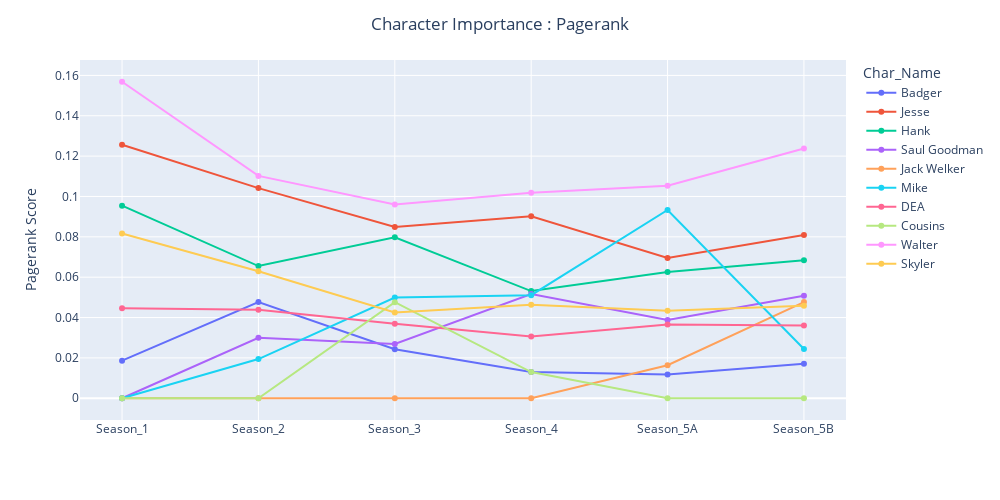

Source (notebook cell):
### Markdown cell above
# 16. What does Google PageRank tell us about BreakingBad?

### Code cell
character_Importence(nx.pagerank, 'pagerank')

### Figure 1 — Plotly figure (JSON) as saved in the notebook; plotly's stock layout.template omitted (floating-point values rounded to 4 significant figures)
{"data": [{"legendgroup": "Badger", "line": {"color": "#636efa", "dash": "solid"}, "marker": {"symbol": "circle"}, "mode": "markers+lines", "name": "Badger", "orientation": "v", "showlegend": true, "type": "scatter", "x": ["Season_1", "Season_2", "Season_3", "Season_4", "Season_5A", "Season_5B"], "xaxis": "x", "y": [0.01863, 0.04769, 0.02431, 0.01305, 0.01172, 0.01711], "yaxis": "y"}, {"legendgroup": "Jesse", "line": {"color": "#EF553B", "dash": "solid"}, "marker": {"symbol": "circle"}, "mode": "markers+lines", "name": "Jesse", "orientation": "v", "showlegend": true, "type": "scatter", "x": ["Season_1", "Season_2", "Season_3", "Season_4", "Season_5A", "Season_5B"], "xaxis": "x", "y": [0.1256, 0.1042, 0.08485, 0.09022, 0.06947, 0.08095], "yaxis": "y"}, {"legendgroup": "Hank", "line": {"color": "#00cc96", "dash": "solid"}, "marker": {"symbol": "circle"}, "mode": "markers+lines", "name": "Hank", "orientation": "v", "showlegend": true, "type": "scatter", "x": ["Season_1", "Season_2", "Season_3", "Season_4", "Season_5A", "Season_5B"], "xaxis": "x", "y": [0.09543, 0.06553, 0.07981, 0.05312, 0.06255, 0.06842], "yaxis": "y"}, {"legendgroup": "Saul Goodman", "line": {"color": "#ab63fa", "dash": "solid"}, "marker": {"symbol": "circle"}, "mode": "markers+lines", "name": "Saul Goodman", "orientation": "v", "showlegend": true, "type": "scatter", "x": ["Season_1", "Season_2", "Season_3", "Season_4", "Season_5A", "Season_5B"], "xaxis": "x", "y": [0, 0.02994, 0.02692, 0.05165, 0.03874, 0.0508], "yaxis": "y"}, {"legendgroup": "Jack Welker", "line": {"color": "#FFA15A", "dash": "solid"}, "marker": {"symbol": "circle"}, "mode": "markers+lines", "name": "Jack Welker", "orientation": "v", "showlegend": true, "type": "scatter", "x": ["Season_1", "Season_2", "Season_3", "Season_4", "Season_5A", "Season_5B"], "xaxis": "x", "y": [0, 0, 0, 0, 0.01637, 0.04768], "yaxis": "y"}, {"legendgroup": "Mike", "line": {"color": "#19d3f3", "dash": "solid"}, "marker": {"symbol": "circle"}, "mode": "markers+lines", "name": "Mike", "orientation": "v", "showlegend": true, "type": "scatter", "x": ["Season_1", "Season_2", "Season_3", "Season_4", "Season_5A", "Season_5B"], "xaxis": "x", "y": [0, 0.01943, 0.0499, 0.0511, 0.09329, 0.0244], "yaxis": "y"}, {"legendgroup": "DEA", "line": {"color": "#FF6692", "dash": "solid"}, "marker": {"symbol": "circle"}, "mode": "markers+lines", "name": "DEA", "orientation": "v", "showlegend": true, "type": "scatter", "x": ["Season_1", "Season_2", "Season_3", "Season_4", "Season_5A", "Season_5B"], "xaxis": "x", "y": [0.04461, 0.04388, 0.0369, 0.03061, 0.03651, 0.03608], "yaxis": "y"}, {"legendgroup": "Cousins", "line": {"color": "#B6E880", "dash": "solid"}, "marker": {"symbol": "circle"}, "mode": "markers+lines", "name": "Cousins", "orientation": "v", "showlegend": true, "type": "scatter", "x": ["Season_1", "Season_2", "Season_3", "Season_4", "Season_5A", "Season_5B"], "xaxis": "x", "y": [0, 0, 0.0476, 0.01297, 0, 0], "yaxis": "y"}, {"legendgroup": "Walter", "line": {"color": "#FF97FF", "dash": "solid"}, "marker": {"symbol": "circle"}, "mode": "markers+lines", "name": "Walter", "orientation": "v", "showlegend": true, "type": "scatter", "x": ["Season_1", "Season_2", "Season_3", "Season_4", "Season_5A", "Season_5B"], "xaxis": "x", "y": [0.1569, 0.1102, 0.09598, 0.1018, 0.1053, 0.1238], "yaxis": "y"}, {"legendgroup": "Skyler", "line": {"color": "#FECB52", "dash": "solid"}, "marker": {"symbol": "circle"}, "mode": "markers+lines", "name": "Skyler", "orientation": "v", "showlegend": true, "type": "scatter", "x": ["Season_1", "Season_2", "Season_3", "Season_4", "Season_5A", "Season_5B"], "xaxis": "x", "y": [0.08162, 0.06296, 0.04251, 0.04634, 0.04331, 0.04579], "yaxis": "y"}], "layout": {"height": 500, "hovermode": "x", "legend": {"title": {"text": "Char_Name"}, "tracegroupgap": 0}, "margin": {"t": 60}, "title": {"text": "Character Importance : Pagerank", "x": 0.5}, "width": 1000, "xaxis": {"anchor": "y", "domain": [0, 1], "title": {"text": ""}}, "yaxis": {"anchor": "x", "domain": [0, 1], "title": {"text": "Pagerank Score"}}}}
